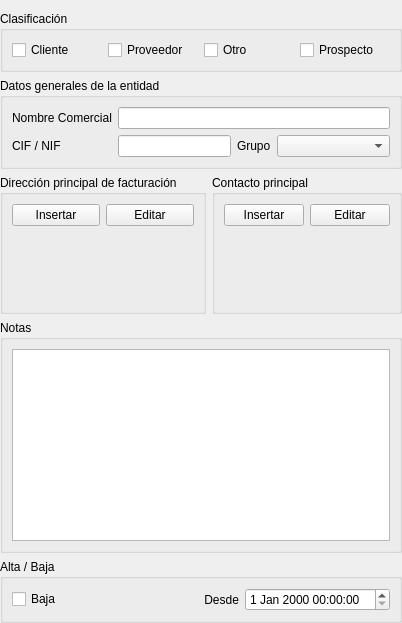
     <widget class="QWidget" name="pageDatos">
      <layout class="QGridLayout" name="gridLayout_7">
       <property name="leftMargin">
        <number>0</number>
       </property>
       <property name="rightMargin">
        <number>0</number>
       </property>
       <property name="bottomMargin">
        <number>0</number>
       </property>
       <item row="6" column="0" colspan="2">
        <widget class="QGroupBox" name="groupBox_11">
         <property name="title">
          <string>Alta / Baja</string>
         </property>
         <layout class="QHBoxLayout" name="horizontalLayout_3">
          <item>
           <widget class="DBCheckBox" name="db_baja">
            <property name="text">
             <string>Baja</string>
            </property>
            <property name="fieldName" stdset="0">
             <string>debaja</string>
            </property>
            <property name="dataEditable" stdset="0">
             <bool>true</bool>
            </property>
           </widget>
          </item>
          <item>
           <widget class="QLabel" name="label_16">
            <property name="text">
             <string>Desde</string>
            </property>
            <property name="alignment">
             <set>Qt::AlignRight|Qt::AlignTrailing|Qt::AlignVCenter</set>
            </property>
            <property name="buddy">
             <cstring>dbDateTimeEdit</cstring>
            </property>
           </widget>
          </item>
          <item>
           <widget class="DBDateTimeEdit" name="dbDateTimeEdit">
            <property name="fieldName" stdset="0">
             <string>fechabaja</string>
            </property>
            <property name="dataEditable" stdset="0">
             <bool>true</bool>
            </property>
           </widget>
          </item>
         </layout>
        </widget>
       </item>
       <item row="3" column="0">
        <widget class="QGroupBox" name="groupBox_10">
         <property name="title">
          <string>Dirección principal de facturación</string>
         </property>
         <layout class="QGridLayout" name="gridLayout">
          <item row="0" column="0">
           <widget class="QPushButton" name="pbInsertarDireccionFacturacion">
            <property name="text">
             <string>Insertar</string>
            </property>
            <property name="icon">
             <iconset resource="../var/home/david/src/alepherp/trunk/src/lib/daobusiness/resources/resources.qrc">
              <normaloff>:/generales/images/edit_add.png</normaloff>:/generales/images/edit_add.png</iconset>
            </property>
           </widget>
          </item>
          <item row="0" column="1">
           <widget class="QPushButton" name="pbEditarDireccionFacturacion">
            <property name="text">
             <string>Editar</string>
            </property>
            <property name="icon">
             <iconset resource="../var/home/david/src/alepherp/trunk/src/lib/daobusiness/resources/resources.qrc">
              <normaloff>:/generales/images/edit_edit.png</normaloff>:/generales/images/edit_edit.png</iconset>
            </property>
           </widget>
          </item>
          <item row="1" column="0" colspan="2">
           <widget class="DBLabel" name="db_resumen_direccion_principal">
            <property name="minimumSize">
             <size>
              <width>0</width>
              <height>70</height>
             </size>
            </property>
            <property name="fieldName" stdset="0">
             <string>resumen_direccion_principal</string>
            </property>
           </widget>
          </item>
         </layout>
        </widget>
       </item>
       <item row="3" column="1">
        <widget class="QGroupBox" name="groupBox_13">
         <property name="title">
          <string>Contacto principal</string>
         </property>
         <layout class="QGridLayout" name="gridLayout_5">
          <item row="0" column="0">
           <widget class="QPushButton" name="pbInsertarContactoPrincipal">
            <property name="text">
             <string>Insertar</string>
            </property>
            <property name="icon">
             <iconset resource="../var/home/david/src/alepherp/trunk/src/lib/daobusiness/resources/resources.qrc">
              <normaloff>:/generales/images/edit_add.png</normaloff>:/generales/images/edit_add.png</iconset>
            </property>
           </widget>
          </item>
          <item row="0" column="1">
           <widget class="QPushButton" name="pbEditarContactoPrincipal">
            <property name="text">
             <string>Editar</string>
            </property>
            <property name="icon">
             <iconset resource="../var/home/david/src/alepherp/trunk/src/lib/daobusiness/resources/resources.qrc">
              <normaloff>:/generales/images/edit_edit.png</normaloff>:/generales/images/edit_edit.png</iconset>
            </property>
           </widget>
          </item>
          <item row="1" column="0" colspan="2">
           <widget class="DBLabel" name="db_resumen_contacto_principal">
            <property name="minimumSize">
             <size>
              <width>0</width>
              <height>70</height>
             </size>
            </property>
            <property name="fieldName" stdset="0">
             <string>resumen_contacto_principal</string>
            </property>
           </widget>
          </item>
         </layout>
        </widget>
       </item>
       <item row="5" column="0" colspan="2">
        <widget class="QGroupBox" name="groupBox_7">
         <property name="title">
          <string>Notas</string>
         </property>
         <layout class="QVBoxLayout" name="verticalLayout_2">
          <item>
           <widget class="DBRichTextEdit" name="db_observaciones">
            <property name="fieldName" stdset="0">
             <string>observaciones</string>
            </property>
            <property name="dataEditable" stdset="0">
             <bool>true</bool>
            </property>
           </widget>
          </item>
         </layout>
        </widget>
       </item>
       <item row="2" column="0" colspan="2">
        <widget class="QGroupBox" name="groupBox">
         <property name="title">
          <string>Datos generales de la entidad</string>
         </property>
         <layout class="QGridLayout" name="gridLayout_2">
          <item row="0" column="0">
           <widget class="QLabel" name="label_15">
            <property name="text">
             <string>Nombre Comercial</string>
            </property>
            <property name="buddy">
             <cstring>db_nombrecomercial</cstring>
            </property>
           </widget>
          </item>
          <item row="0" column="1" colspan="3">
           <widget class="DBLineEdit" name="db_nombrecomercial">
            <property name="toolTip">
             <string>Se introduce aquí la razón social o nombre del tercero.</string>
            </property>
            <property name="statusTip">
             <string>Se introduce aquí la razón social o nombre del tercero.</string>
            </property>
            <property name="whatsThis">
             <string>Se introduce aquí la razón social o nombre del tercero.</string>
            </property>
            <property name="fieldName" stdset="0">
             <string>nombrecomercial</string>
            </property>
            <property name="dataEditable" stdset="0">
             <bool>true</bool>
            </property>
           </widget>
          </item>
          <item row="1" column="0">
           <widget class="QLabel" name="label_4">
            <property name="text">
             <string>CIF / NIF</string>
            </property>
            <property name="buddy">
             <cstring>db_cifnif</cstring>
            </property>
           </widget>
          </item>
          <item row="1" column="1">
           <widget class="DBLineEdit" name="db_cifnif">
            <property name="minimumSize">
             <size>
              <width>0</width>
              <height>0</height>
             </size>
            </property>
            <property name="maximumSize">
             <size>
              <width>150</width>
              <height>16777215</height>
             </size>
            </property>
            <property name="toolTip">
             <string>Introduzca aquí el CIF o el NIF del tercero.</string>
            </property>
            <property name="statusTip">
             <string>Introduzca aquí el CIF o el NIF del tercero.</string>
            </property>
            <property name="whatsThis">
             <string>Introduzca aquí el CIF o el NIF del tercero. El formato del CIF debe ser: B0123567. El formato del NIF debe ser: 01234567M</string>
            </property>
            <property name="inputMask">
             <string>xxxxxxxxxx</string>
            </property>
            <property name="fieldName" stdset="0">
             <string>cifnif</string>
            </property>
            <property name="dataEditable" stdset="0">
             <bool>true</bool>
            </property>
           </widget>
          </item>
          <item row="1" column="2">
           <widget class="QLabel" name="label_7">
            <property name="text">
             <string>Grupo</string>
            </property>
            <property name="buddy">
             <cstring>db_grupo</cstring>
            </property>
           </widget>
          </item>
          <item row="1" column="3">
           <widget class="DBComboBox" name="db_grupo">
            <property name="sizePolicy">
             <sizepolicy hsizetype="Expanding" vsizetype="Fixed">
              <horstretch>0</horstretch>
              <verstretch>0</verstretch>
             </sizepolicy>
            </property>
            <property name="toolTip">
             <string>Clasifica a este cliente en un grupo determinado. Tendra influencia en el codigo del mismo.</string>
            </property>
            <property name="statusTip">
             <string>Clasifica a este cliente en un grupo determinado. Tendra influencia en el codigo del mismo.</string>
            </property>
            <property name="whatsThis">
             <string>Clasifica a este cliente en un grupo determinado. Tendra influencia en el codigo del mismo.</string>
            </property>
            <property name="fieldName" stdset="0">
             <string>idgrupo</string>
            </property>
            <property name="listTableModel" stdset="0">
             <string>gruposterceros</string>
            </property>
            <property name="listColumnName" stdset="0">
             <string>nombre</string>
            </property>
            <property name="listColumnToSave" stdset="0">
             <string>id</string>
            </property>
            <property name="dataEditable" stdset="0">
             <bool>true</bool>
            </property>
           </widget>
          </item>
         </layout>
        </widget>
       </item>
       <item row="1" column="0" colspan="2">
        <widget class="QGroupBox" name="groupBox_15">
         <property name="title">
          <string>Clasificación</string>
         </property>
         <layout class="QHBoxLayout" name="horizontalLayout">
          <item>
           <widget class="DBCheckBox" name="db_cliente">
            <property name="text">
             <string>Cliente</string>
            </property>
            <property name="fieldName" stdset="0">
             <string>cliente</string>
            </property>
            <property name="dataEditable" stdset="0">
             <bool>true</bool>
            </property>
           </widget>
          </item>
          <item>
           <widget class="DBCheckBox" name="db_proveedor">
            <property name="text">
             <string>Proveedor</string>
            </property>
            <property name="fieldName" stdset="0">
             <string>proveedor</string>
            </property>
            <property name="dataEditable" stdset="0">
             <bool>true</bool>
            </property>
           </widget>
          </item>
          <item>
           <widget class="DBCheckBox" name="db_acreedor">
            <property name="text">
             <string>Otro</string>
            </property>
            <property name="dataEditable" stdset="0">
             <bool>true</bool>
            </property>
           </widget>
          </item>
          <item>
           <widget class="DBCheckBox" name="db_otro">
            <property name="text">
             <string>Prospecto</string>
            </property>
            <property name="fieldName" stdset="0">
             <string>otro</string>
            </property>
            <property name="dataEditable" stdset="0">
             <bool>true</bool>
            </property>
           </widget>
          </item>
         </layout>
        </widget>
       </item>
      </layout>
     </widget>
